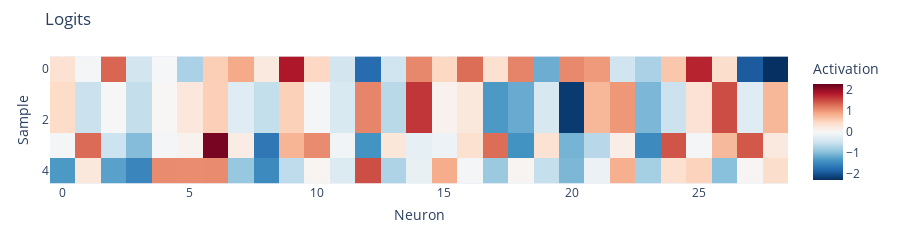
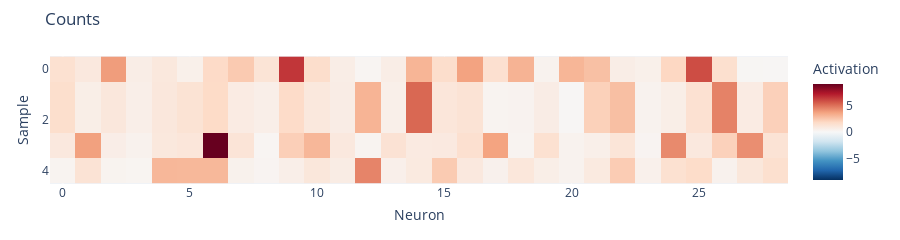
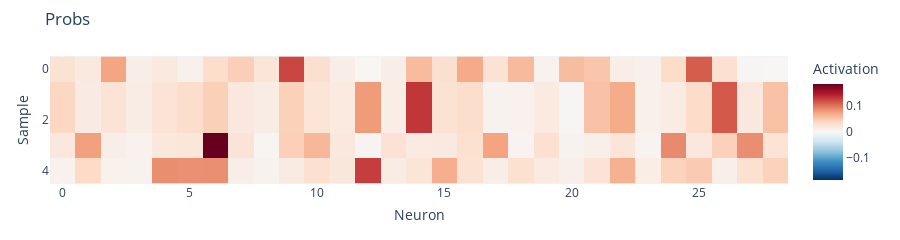

Source (notebook cell) for these figures, in order:
### Code cell
# okay, but how do we interpret these?

# first, we'll make our embedding dimension match the vocab size, so we don't have
# to deal with unembedding yet
W = torch.randn((len(unique_chars), len(unique_chars)))

# TODO(bschoen): This seems fishy
# - essentially the neural network gives us *something*
#   - we interpret that as logits because it's convenient for us
#   - we then get the neural network to learn these
#   - so it's trying to get the weights that get closest to producing the correct logits
#   - this makes sense given that our loss function is looking at the logits
#
# next, we want the neural network to predict the probabilities of the next character
# - we can't just use counts, because we don't really want integers
# - so we'll interpret them as log counts (LOGITS)
# - this means we exponentiate them to get the actual counts
#  - acts like a line between [-1, 1]
#  - maps the entire real line
#  - maps everything positive
#
# - that means we'd have to normalize to get the probabilities

tensor_utils.debug_tensor(W)
tensor_utils.debug_tensor(X_enc)

logits = X_enc @ W
counts = logits.exp()
probs = counts / counts.sum(dim=1, keepdim=True)

# this is equivalent to
probs = F.softmax(logits, dim=1)

tensor_utils.debug_tensor(logits, "Activation")

show_activation_heatmap(logits, "Logits")
show_activation_heatmap(counts, "Counts")
show_activation_heatmap(probs, "Probs")

### Figure 1 — Plotly figure (JSON) as saved in the notebook; plotly's stock layout.template omitted (floating-point values rounded to 4 significant figures; data arrays with more than 128 entries replaced by an {"elided": "..."} marker saying what was removed)
{"data": [{"coloraxis": "coloraxis", "hovertemplate": "Neuron: %{x}<br>Sample: %{y}<br>Activation: %{z}<extra></extra>", "name": "0", "type": "heatmap", "xaxis": "x", "yaxis": "y", "z": {"elided": "5x29 float values"}}], "layout": {"coloraxis": {"cmid": 0, "colorbar": {"title": {"text": "Activation"}}, "colorscale": [[0, "rgb(5,48,97)"], [0.1, "rgb(33,102,172)"], [0.2, "rgb(67,147,195)"], [0.3, "rgb(146,197,222)"], [0.4, "rgb(209,229,240)"], [0.5, "rgb(247,247,247)"], [0.6, "rgb(253,219,199)"], [0.7, "rgb(244,165,130)"], [0.8, "rgb(214,96,77)"], [0.9, "rgb(178,24,43)"], [1, "rgb(103,0,31)"]]}, "height": 200, "margin": {"b": 50, "l": 50, "r": 50, "t": 50}, "title": {"text": "Logits"}, "xaxis": {"anchor": "y", "automargin": true, "constrain": "domain", "domain": [0, 1], "scaleanchor": "y", "title": {"standoff": 10, "text": "Neuron"}}, "yaxis": {"anchor": "x", "automargin": true, "autorange": "reversed", "constrain": "domain", "domain": [0, 1], "title": {"standoff": 10, "text": "Sample"}}}}

### Figure 2 — Plotly figure (JSON) as saved in the notebook; plotly's stock layout.template omitted (floating-point values rounded to 4 significant figures; data arrays with more than 128 entries replaced by an {"elided": "..."} marker saying what was removed)
{"data": [{"coloraxis": "coloraxis", "hovertemplate": "Neuron: %{x}<br>Sample: %{y}<br>Activation: %{z}<extra></extra>", "name": "0", "type": "heatmap", "xaxis": "x", "yaxis": "y", "z": {"elided": "5x29 float values"}}], "layout": {"coloraxis": {"cmid": 0, "colorbar": {"title": {"text": "Activation"}}, "colorscale": [[0, "rgb(5,48,97)"], [0.1, "rgb(33,102,172)"], [0.2, "rgb(67,147,195)"], [0.3, "rgb(146,197,222)"], [0.4, "rgb(209,229,240)"], [0.5, "rgb(247,247,247)"], [0.6, "rgb(253,219,199)"], [0.7, "rgb(244,165,130)"], [0.8, "rgb(214,96,77)"], [0.9, "rgb(178,24,43)"], [1, "rgb(103,0,31)"]]}, "height": 200, "margin": {"b": 50, "l": 50, "r": 50, "t": 50}, "title": {"text": "Counts"}, "xaxis": {"anchor": "y", "automargin": true, "constrain": "domain", "domain": [0, 1], "scaleanchor": "y", "title": {"standoff": 10, "text": "Neuron"}}, "yaxis": {"anchor": "x", "automargin": true, "autorange": "reversed", "constrain": "domain", "domain": [0, 1], "title": {"standoff": 10, "text": "Sample"}}}}

### Figure 3 — Plotly figure (JSON) as saved in the notebook; plotly's stock layout.template omitted (floating-point values rounded to 4 significant figures; data arrays with more than 128 entries replaced by an {"elided": "..."} marker saying what was removed)
{"data": [{"coloraxis": "coloraxis", "hovertemplate": "Neuron: %{x}<br>Sample: %{y}<br>Activation: %{z}<extra></extra>", "name": "0", "type": "heatmap", "xaxis": "x", "yaxis": "y", "z": {"elided": "5x29 float values"}}], "layout": {"coloraxis": {"cmid": 0, "colorbar": {"title": {"text": "Activation"}}, "colorscale": [[0, "rgb(5,48,97)"], [0.1, "rgb(33,102,172)"], [0.2, "rgb(67,147,195)"], [0.3, "rgb(146,197,222)"], [0.4, "rgb(209,229,240)"], [0.5, "rgb(247,247,247)"], [0.6, "rgb(253,219,199)"], [0.7, "rgb(244,165,130)"], [0.8, "rgb(214,96,77)"], [0.9, "rgb(178,24,43)"], [1, "rgb(103,0,31)"]]}, "height": 200, "margin": {"b": 50, "l": 50, "r": 50, "t": 50}, "title": {"text": "Probs"}, "xaxis": {"anchor": "y", "automargin": true, "constrain": "domain", "domain": [0, 1], "scaleanchor": "y", "title": {"standoff": 10, "text": "Neuron"}}, "yaxis": {"anchor": "x", "automargin": true, "autorange": "reversed", "constrain": "domain", "domain": [0, 1], "title": {"standoff": 10, "text": "Sample"}}}}
